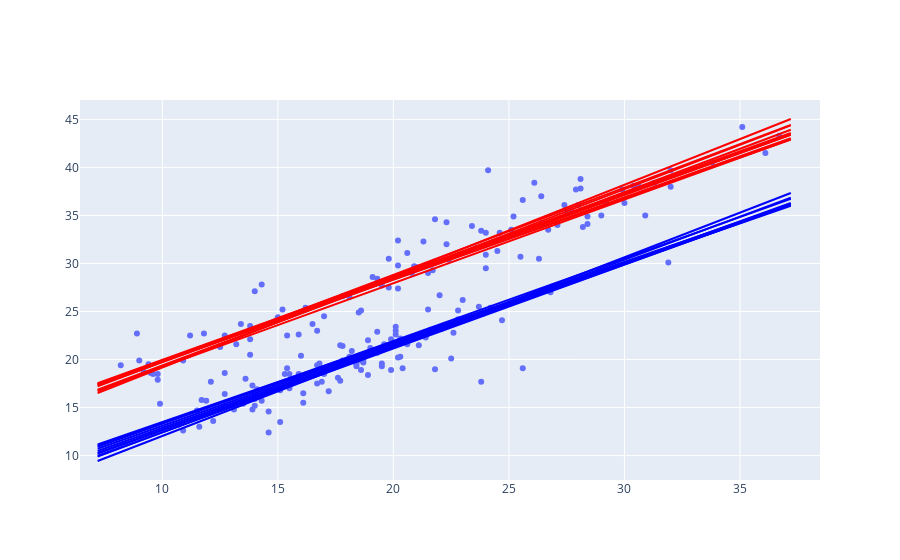

Here is the notebook cell this chart was saved with:
### Code cell
sample_betas = pd.DataFrame(mcmc.get_samples())[['intercept', 'slope', 'location']]

def pull_sample(use_b2=False):
    b0, b1, b2 = sample_betas.sample(1).values[0]
    X = np.arange(df.temp9am.min() - 1, df.temp9am.max() + 1)
    Y = [b0+b1*x+(b2 if use_b2 else 0) for x in X]
    return X,Y

fig = go.Figure()
fig.add_trace(
    go.Scatter(x=df.temp9am, y=df.temp3pm, mode='markers')
)
for i in range(10):
    x, y = pull_sample(use_b2=False)
    fig.add_trace(
        go.Scatter(x=x, y=y, marker_color='red')
    )

    x, y = pull_sample(use_b2=True)
    fig.add_trace(
        go.Scatter(x=x, y=y, marker_color='blue')
    )

fig.update_layout(showlegend=False)
fig
